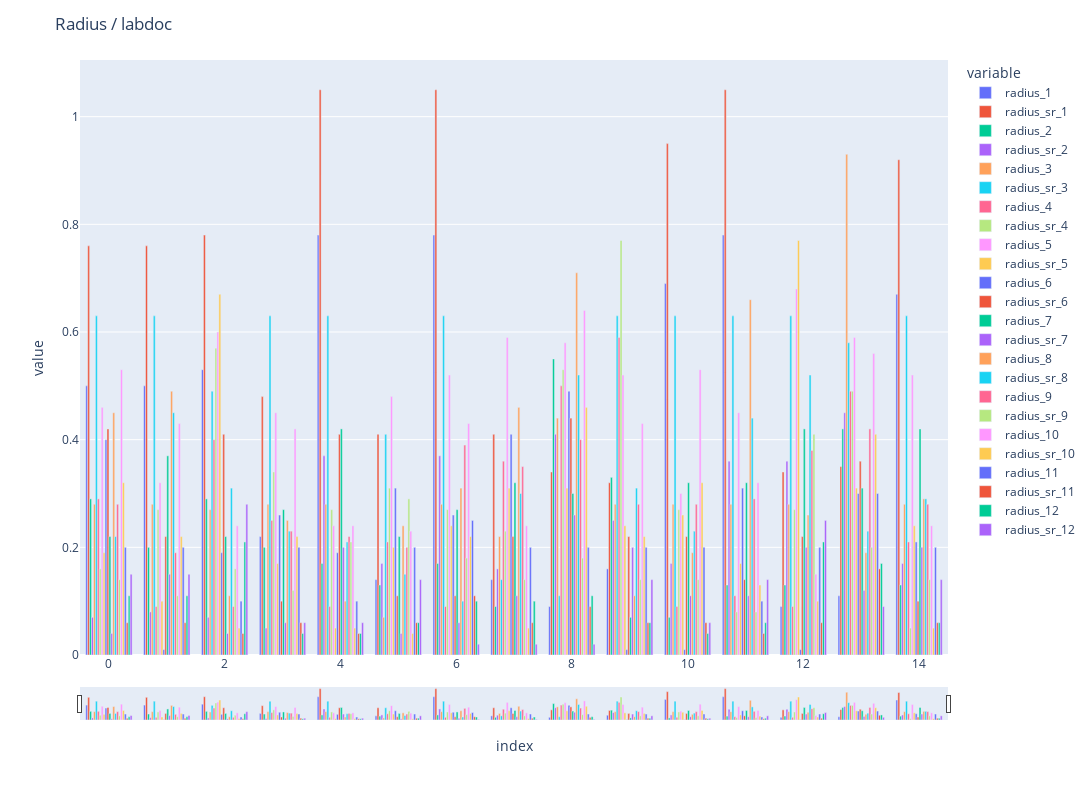

Notebook code for this chart:
### Code cell
import plotly.express as px
# Construct the graph and style it. Further customize your graph by editing this code.
# See Plotly Documentation for help: https://plotly.com/python/plotly-express/
fig = px.bar(lds_new_radius, y=['radius_1', 'radius_sr_1', 'radius_2', 'radius_sr_2', 'radius_3',
       'radius_sr_3', 'radius_4', 'radius_sr_4', 'radius_5', 'radius_sr_5',
       'radius_6', 'radius_sr_6', 'radius_7', 'radius_sr_7', 'radius_8',
       'radius_sr_8', 'radius_9', 'radius_sr_9', 'radius_10', 'radius_sr_10',
       'radius_11', 'radius_sr_11', 'radius_12', 'radius_sr_12'])
fig.update_layout(
    xaxis = dict(
        rangeslider = dict(
            visible=True, 
            thickness=0.05
        )
    ), 
    yaxis = dict(

    ), 
    barmode='group', 
    paper_bgcolor='#FFFFFF', 
    showlegend=True, width=3200, height=800,title = "Radius / labdoc"      

)
fig.show()

fig.write_html(f"labdocs_vizu/labdoc_radius.html")

### Figure 1 — Plotly figure (JSON) as saved in the notebook; plotly's stock layout.template omitted (floating-point values rounded to 4 significant figures)
{"data": [{"alignmentgroup": "True", "hovertemplate": "variable=radius_1<br>index=%{x}<br>value=%{y}<extra></extra>", "legendgroup": "radius_1", "marker": {"color": "#636efa", "pattern": {"shape": ""}}, "name": "radius_1", "offsetgroup": "radius_1", "orientation": "v", "showlegend": true, "textposition": "auto", "type": "bar", "x": [0, 1, 2, 3, 4, 5, 6, 7, 8, 9, 10, 11, 12, 13, 14], "xaxis": "x", "y": [0.5, 0.5, 0.53, 0.22, 0.78, 0.14, 0.78, 0.14, 0.09, 0.16, 0.69, 0.78, 0.09, 0.11, 0.67], "yaxis": "y"}, {"alignmentgroup": "True", "hovertemplate": "variable=radius_sr_1<br>index=%{x}<br>value=%{y}<extra></extra>", "legendgroup": "radius_sr_1", "marker": {"color": "#EF553B", "pattern": {"shape": ""}}, "name": "radius_sr_1", "offsetgroup": "radius_sr_1", "orientation": "v", "showlegend": true, "textposition": "auto", "type": "bar", "x": [0, 1, 2, 3, 4, 5, 6, 7, 8, 9, 10, 11, 12, 13, 14], "xaxis": "x", "y": [0.76, 0.76, 0.78, 0.48, 1.05, 0.41, 1.05, 0.41, 0.34, 0.32, 0.95, 1.05, 0.34, 0.35, 0.92], "yaxis": "y"}, {"alignmentgroup": "True", "hovertemplate": "variable=radius_2<br>index=%{x}<br>value=%{y}<extra></extra>", "legendgroup": "radius_2", "marker": {"color": "#00cc96", "pattern": {"shape": ""}}, "name": "radius_2", "offsetgroup": "radius_2", "orientation": "v", "showlegend": true, "textposition": "auto", "type": "bar", "x": [0, 1, 2, 3, 4, 5, 6, 7, 8, 9, 10, 11, 12, 13, 14], "xaxis": "x", "y": [0.29, 0.2, 0.29, 0.2, 0.17, 0.13, 0.17, 0.09, 0.55, 0.33, 0.07, 0.13, 0.13, 0.42, 0.13], "yaxis": "y"}, {"alignmentgroup": "True", "hovertemplate": "variable=radius_sr_2<br>index=%{x}<br>value=%{y}<extra></extra>", "legendgroup": "radius_sr_2", "marker": {"color": "#ab63fa", "pattern": {"shape": ""}}, "name": "radius_sr_2", "offsetgroup": "radius_sr_2", "orientation": "v", "showlegend": true, "textposition": "auto", "type": "bar", "x": [0, 1, 2, 3, 4, 5, 6, 7, 8, 9, 10, 11, 12, 13, 14], "xaxis": "x", "y": [0.07, 0.08, 0.07, 0.05, 0.37, 0.17, 0.37, 0.16, 0.41, 0.25, 0.17, 0.36, 0.36, 0.45, 0.17], "yaxis": "y"}, {"alignmentgroup": "True", "hovertemplate": "variable=radius_3<br>index=%{x}<br>value=%{y}<extra></extra>", "legendgroup": "radius_3", "marker": {"color": "#FFA15A", "pattern": {"shape": ""}}, "name": "radius_3", "offsetgroup": "radius_3", "orientation": "v", "showlegend": true, "textposition": "auto", "type": "bar", "x": [0, 1, 2, 3, 4, 5, 6, 7, 8, 9, 10, 11, 12, 13, 14], "xaxis": "x", "y": [0.28, 0.28, 0.27, 0.28, 0.28, 0.07, 0.28, 0.22, 0.44, 0.28, 0.28, 0.28, 0.28, 0.93, 0.28], "yaxis": "y"}, {"alignmentgroup": "True", "hovertemplate": "variable=radius_sr_3<br>index=%{x}<br>value=%{y}<extra></extra>", "legendgroup": "radius_sr_3", "marker": {"color": "#19d3f3", "pattern": {"shape": ""}}, "name": "radius_sr_3", "offsetgroup": "radius_sr_3", "orientation": "v", "showlegend": true, "textposition": "auto", "type": "bar", "x": [0, 1, 2, 3, 4, 5, 6, 7, 8, 9, 10, 11, 12, 13, 14], "xaxis": "x", "y": [0.63, 0.63, 0.49, 0.63, 0.63, 0.41, 0.63, 0.14, 0.11, 0.63, 0.63, 0.63, 0.63, 0.58, 0.63], "yaxis": "y"}, {"alignmentgroup": "True", "hovertemplate": "variable=radius_4<br>index=%{x}<br>value=%{y}<extra></extra>", "legendgroup": "radius_4", "marker": {"color": "#FF6692", "pattern": {"shape": ""}}, "name": "radius_4", "offsetgroup": "radius_4", "orientation": "v", "showlegend": true, "textposition": "auto", "type": "bar", "x": [0, 1, 2, 3, 4, 5, 6, 7, 8, 9, 10, 11, 12, 13, 14], "xaxis": "x", "y": [0.29, 0.09, 0.4, 0.25, 0.09, 0.21, 0.09, 0.36, 0.5, 0.59, 0.09, 0.11, 0.09, 0.49, 0.21], "yaxis": "y"}, {"alignmentgroup": "True", "hovertemplate": "variable=radius_sr_4<br>index=%{x}<br>value=%{y}<extra></extra>", "legendgroup": "radius_sr_4", "marker": {"color": "#B6E880", "pattern": {"shape": ""}}, "name": "radius_sr_4", "offsetgroup": "radius_sr_4", "orientation": "v", "showlegend": true, "textposition": "auto", "type": "bar", "x": [0, 1, 2, 3, 4, 5, 6, 7, 8, 9, 10, 11, 12, 13, 14], "xaxis": "x", "y": [0.16, 0.27, 0.57, 0.34, 0.27, 0.31, 0.27, 0.23, 0.53, 0.77, 0.27, 0.08, 0.27, 0.49, 0.05], "yaxis": "y"}, {"alignmentgroup": "True", "hovertemplate": "variable=radius_5<br>index=%{x}<br>value=%{y}<extra></extra>", "legendgroup": "radius_5", "marker": {"color": "#FF97FF", "pattern": {"shape": ""}}, "name": "radius_5", "offsetgroup": "radius_5", "orientation": "v", "showlegend": true, "textposition": "auto", "type": "bar", "x": [0, 1, 2, 3, 4, 5, 6, 7, 8, 9, 10, 11, 12, 13, 14], "xaxis": "x", "y": [0.46, 0.32, 0.6, 0.45, 0.24, 0.48, 0.52, 0.59, 0.58, 0.52, 0.3, 0.45, 0.68, 0.59, 0.52], "yaxis": "y"}, {"alignmentgroup": "True", "hovertemplate": "variable=radius_sr_5<br>index=%{x}<br>value=%{y}<extra></extra>", "legendgroup": "radius_sr_5", "marker": {"color": "#FECB52", "pattern": {"shape": ""}}, "name": "radius_sr_5", "offsetgroup": "radius_sr_5", "orientation": "v", "showlegend": true, "textposition": "auto", "type": "bar", "x": [0, 1, 2, 3, 4, 5, 6, 7, 8, 9, 10, 11, 12, 13, 14], "xaxis": "x", "y": [0.19, 0.1, 0.67, 0.17, 0.05, 0.2, 0.24, 0.31, 0.31, 0.24, 0.26, 0.17, 0.77, 0.31, 0.24], "yaxis": "y"}, {"alignmentgroup": "True", "hovertemplate": "variable=radius_6<br>index=%{x}<br>value=%{y}<extra></extra>", "legendgroup": "radius_6", "marker": {"color": "#636efa", "pattern": {"shape": ""}}, "name": "radius_6", "offsetgroup": "radius_6", "orientation": "v", "showlegend": true, "textposition": "auto", "type": "bar", "x": [0, 1, 2, 3, 4, 5, 6, 7, 8, 9, 10, 11, 12, 13, 14], "xaxis": "x", "y": [0.4, 0.01, 0.19, 0.26, 0.19, 0.31, 0.26, 0.41, 0.49, 0.01, 0.01, 0.31, 0.01, 0.3, 0.21], "yaxis": "y"}, {"alignmentgroup": "True", "hovertemplate": "variable=radius_sr_6<br>index=%{x}<br>value=%{y}<extra></extra>", "legendgroup": "radius_sr_6", "marker": {"color": "#EF553B", "pattern": {"shape": ""}}, "name": "radius_sr_6", "offsetgroup": "radius_sr_6", "orientation": "v", "showlegend": true, "textposition": "auto", "type": "bar", "x": [0, 1, 2, 3, 4, 5, 6, 7, 8, 9, 10, 11, 12, 13, 14], "xaxis": "x", "y": [0.42, 0.22, 0.41, 0.1, 0.41, 0.11, 0.11, 0.22, 0.44, 0.22, 0.22, 0.14, 0.22, 0.36, 0.1], "yaxis": "y"}, {"alignmentgroup": "True", "hovertemplate": "variable=radius_7<br>index=%{x}<br>value=%{y}<extra></extra>", "legendgroup": "radius_7", "marker": {"color": "#00cc96", "pattern": {"shape": ""}}, "name": "radius_7", "offsetgroup": "radius_7", "orientation": "v", "showlegend": true, "textposition": "auto", "type": "bar", "x": [0, 1, 2, 3, 4, 5, 6, 7, 8, 9, 10, 11, 12, 13, 14], "xaxis": "x", "y": [0.22, 0.37, 0.22, 0.27, 0.42, 0.22, 0.27, 0.32, 0.3, 0.07, 0.32, 0.32, 0.42, 0.31, 0.42], "yaxis": "y"}, {"alignmentgroup": "True", "hovertemplate": "variable=radius_sr_7<br>index=%{x}<br>value=%{y}<extra></extra>", "legendgroup": "radius_sr_7", "marker": {"color": "#ab63fa", "pattern": {"shape": ""}}, "name": "radius_sr_7", "offsetgroup": "radius_sr_7", "orientation": "v", "showlegend": true, "textposition": "auto", "type": "bar", "x": [0, 1, 2, 3, 4, 5, 6, 7, 8, 9, 10, 11, 12, 13, 14], "xaxis": "x", "y": [0.04, 0.15, 0.04, 0.06, 0.2, 0.04, 0.06, 0.11, 0.26, 0.2, 0.11, 0.11, 0.2, 0.12, 0.2], "yaxis": "y"}, {"alignmentgroup": "True", "hovertemplate": "variable=radius_8<br>index=%{x}<br>value=%{y}<extra></extra>", "legendgroup": "radius_8", "marker": {"color": "#FFA15A", "pattern": {"shape": ""}}, "name": "radius_8", "offsetgroup": "radius_8", "orientation": "v", "showlegend": true, "textposition": "auto", "type": "bar", "x": [0, 1, 2, 3, 4, 5, 6, 7, 8, 9, 10, 11, 12, 13, 14], "xaxis": "x", "y": [0.45, 0.49, 0.11, 0.25, 0.1, 0.24, 0.31, 0.46, 0.71, 0.11, 0.19, 0.66, 0.26, 0.19, 0.29], "yaxis": "y"}, {"alignmentgroup": "True", "hovertemplate": "variable=radius_sr_8<br>index=%{x}<br>value=%{y}<extra></extra>", "legendgroup": "radius_sr_8", "marker": {"color": "#19d3f3", "pattern": {"shape": ""}}, "name": "radius_sr_8", "offsetgroup": "radius_sr_8", "orientation": "v", "showlegend": true, "textposition": "auto", "type": "bar", "x": [0, 1, 2, 3, 4, 5, 6, 7, 8, 9, 10, 11, 12, 13, 14], "xaxis": "x", "y": [0.22, 0.45, 0.31, 0.23, 0.21, 0.15, 0.1, 0.3, 0.52, 0.31, 0.23, 0.44, 0.52, 0.23, 0.29], "yaxis": "y"}, {"alignmentgroup": "True", "hovertemplate": "variable=radius_9<br>index=%{x}<br>value=%{y}<extra></extra>", "legendgroup": "radius_9", "marker": {"color": "#FF6692", "pattern": {"shape": ""}}, "name": "radius_9", "offsetgroup": "radius_9", "orientation": "v", "showlegend": true, "textposition": "auto", "type": "bar", "x": [0, 1, 2, 3, 4, 5, 6, 7, 8, 9, 10, 11, 12, 13, 14], "xaxis": "x", "y": [0.28, 0.19, 0.09, 0.23, 0.22, 0.2, 0.39, 0.35, 0.4, 0.28, 0.28, 0.29, 0.38, 0.42, 0.28], "yaxis": "y"}, {"alignmentgroup": "True", "hovertemplate": "variable=radius_sr_9<br>index=%{x}<br>value=%{y}<extra></extra>", "legendgroup": "radius_sr_9", "marker": {"color": "#B6E880", "pattern": {"shape": ""}}, "name": "radius_sr_9", "offsetgroup": "radius_sr_9", "orientation": "v", "showlegend": true, "textposition": "auto", "type": "bar", "x": [0, 1, 2, 3, 4, 5, 6, 7, 8, 9, 10, 11, 12, 13, 14], "xaxis": "x", "y": [0.14, 0.11, 0.16, 0.12, 0.21, 0.29, 0.18, 0.14, 0.18, 0.14, 0.14, 0.08, 0.41, 0.2, 0.14], "yaxis": "y"}, {"alignmentgroup": "True", "hovertemplate": "variable=radius_10<br>index=%{x}<br>value=%{y}<extra></extra>", "legendgroup": "radius_10", "marker": {"color": "#FF97FF", "pattern": {"shape": ""}}, "name": "radius_10", "offsetgroup": "radius_10", "orientation": "v", "showlegend": true, "textposition": "auto", "type": "bar", "x": [0, 1, 2, 3, 4, 5, 6, 7, 8, 9, 10, 11, 12, 13, 14], "xaxis": "x", "y": [0.53, 0.43, 0.24, 0.42, 0.24, 0.23, 0.43, 0.24, 0.64, 0.43, 0.53, 0.32, 0.15, 0.56, 0.24], "yaxis": "y"}, {"alignmentgroup": "True", "hovertemplate": "variable=radius_sr_10<br>index=%{x}<br>value=%{y}<extra></extra>", "legendgroup": "radius_sr_10", "marker": {"color": "#FECB52", "pattern": {"shape": ""}}, "name": "radius_sr_10", "offsetgroup": "radius_sr_10", "orientation": "v", "showlegend": true, "textposition": "auto", "type": "bar", "x": [0, 1, 2, 3, 4, 5, 6, 7, 8, 9, 10, 11, 12, 13, 14], "xaxis": "x", "y": [0.32, 0.22, 0.05, 0.22, 0.05, 0.04, 0.22, 0.05, 0.46, 0.22, 0.32, 0.13, 0.1, 0.41, 0.05], "yaxis": "y"}, {"alignmentgroup": "True", "hovertemplate": "variable=radius_11<br>index=%{x}<br>value=%{y}<extra></extra>", "legendgroup": "radius_11", "marker": {"color": "#636efa", "pattern": {"shape": ""}}, "name": "radius_11", "offsetgroup": "radius_11", "orientation": "v", "showlegend": true, "textposition": "auto", "type": "bar", "x": [0, 1, 2, 3, 4, 5, 6, 7, 8, 9, 10, 11, 12, 13, 14], "xaxis": "x", "y": [0.2, 0.2, 0.1, 0.2, 0.1, 0.2, 0.25, 0.2, 0.2, 0.2, 0.2, 0.1, 0.2, 0.3, 0.2], "yaxis": "y"}, {"alignmentgroup": "True", "hovertemplate": "variable=radius_sr_11<br>index=%{x}<br>value=%{y}<extra></extra>", "legendgroup": "radius_sr_11", "marker": {"color": "#EF553B", "pattern": {"shape": ""}}, "name": "radius_sr_11", "offsetgroup": "radius_sr_11", "orientation": "v", "showlegend": true, "textposition": "auto", "type": "bar", "x": [0, 1, 2, 3, 4, 5, 6, 7, 8, 9, 10, 11, 12, 13, 14], "xaxis": "x", "y": [0.06, 0.06, 0.04, 0.06, 0.04, 0.06, 0.11, 0.06, 0.09, 0.06, 0.06, 0.04, 0.06, 0.16, 0.06], "yaxis": "y"}, {"alignmentgroup": "True", "hovertemplate": "variable=radius_12<br>index=%{x}<br>value=%{y}<extra></extra>", "legendgroup": "radius_12", "marker": {"color": "#00cc96", "pattern": {"shape": ""}}, "name": "radius_12", "offsetgroup": "radius_12", "orientation": "v", "showlegend": true, "textposition": "auto", "type": "bar", "x": [0, 1, 2, 3, 4, 5, 6, 7, 8, 9, 10, 11, 12, 13, 14], "xaxis": "x", "y": [0.11, 0.11, 0.21, 0.04, 0.04, 0.06, 0.1, 0.1, 0.11, 0.06, 0.04, 0.06, 0.21, 0.17, 0.06], "yaxis": "y"}, {"alignmentgroup": "True", "hovertemplate": "variable=radius_sr_12<br>index=%{x}<br>value=%{y}<extra></extra>", "legendgroup": "radius_sr_12", "marker": {"color": "#ab63fa", "pattern": {"shape": ""}}, "name": "radius_sr_12", "offsetgroup": "radius_sr_12", "orientation": "v", "showlegend": true, "textposition": "auto", "type": "bar", "x": [0, 1, 2, 3, 4, 5, 6, 7, 8, 9, 10, 11, 12, 13, 14], "xaxis": "x", "y": [0.15, 0.15, 0.28, 0.06, 0.06, 0.14, 0.02, 0.02, 0.02, 0.14, 0.06, 0.14, 0.25, 0.09, 0.14], "yaxis": "y"}], "layout": {"barmode": "group", "height": 800, "legend": {"title": {"text": "variable"}, "tracegroupgap": 0}, "margin": {"t": 60}, "paper_bgcolor": "#FFFFFF", "showlegend": true, "title": {"text": "Radius / labdoc"}, "width": 3200, "xaxis": {"anchor": "y", "domain": [0, 1], "rangeslider": {"thickness": 0.05, "visible": true}, "title": {"text": "index"}}, "yaxis": {"anchor": "x", "domain": [0, 1], "title": {"text": "value"}}}}
